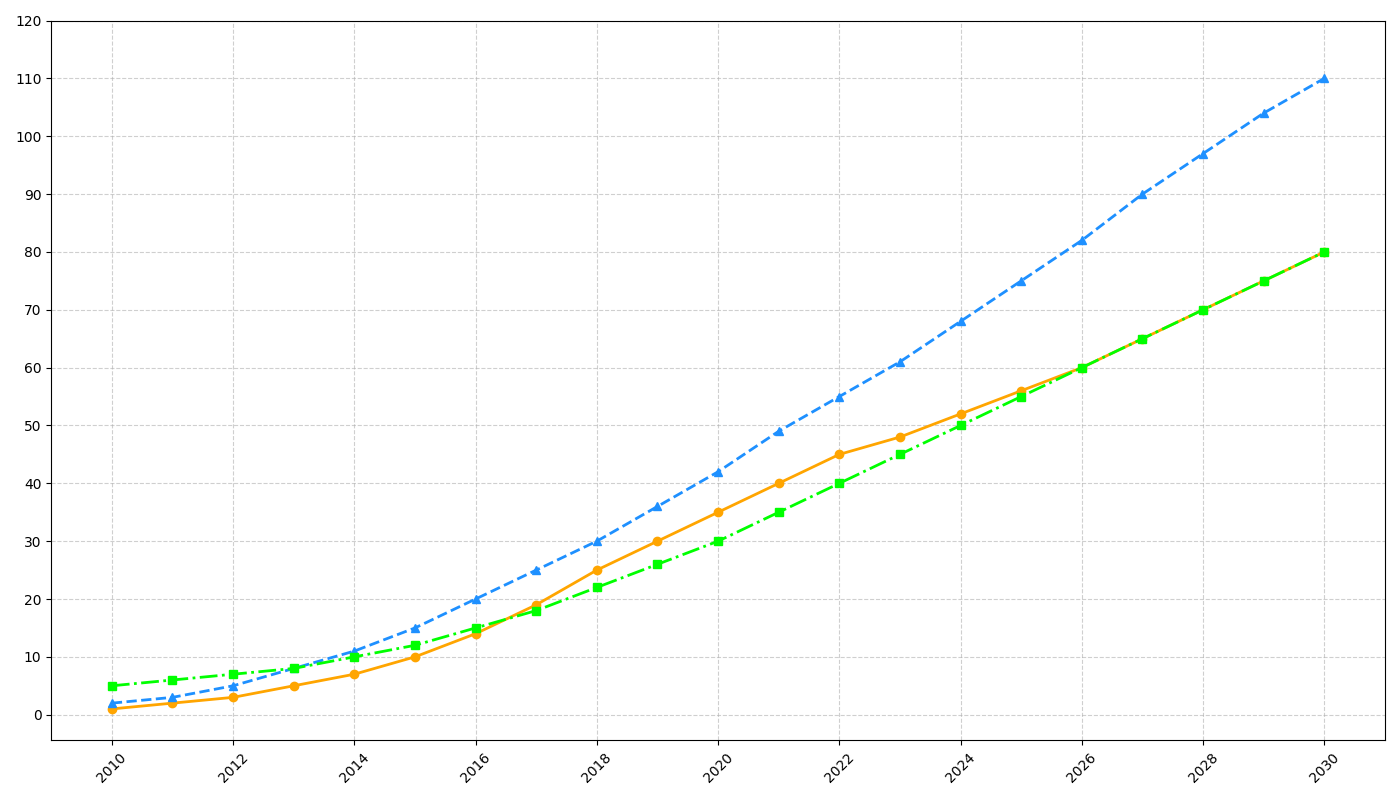

Recreate this plot in Python.
import matplotlib.pyplot as plt
import numpy as np

# Data Creation:
years = np.arange(2010, 2031)
solar_growth = [1, 2, 3, 5, 7, 10, 14, 19, 25, 30, 35, 40, 45, 48, 52, 56, 60, 65, 70, 75, 80]
wind_growth = [2, 3, 5, 8, 11, 15, 20, 25, 30, 36, 42, 49, 55, 61, 68, 75, 82, 90, 97, 104, 110]
hydro_growth = [5, 6, 7, 8, 10, 12, 15, 18, 22, 26, 30, 35, 40, 45, 50, 55, 60, 65, 70, 75, 80]

# Plotting:
plt.figure(figsize=(14, 8))

# Plot Solar Energy Growth
plt.plot(years, solar_growth, color='#FFA500', marker='o', linewidth=2, linestyle='-')

# Plot Wind Energy Growth
plt.plot(years, wind_growth, color='#1E90FF', marker='^', linewidth=2, linestyle='--')

# Plot Hydro Energy Growth
plt.plot(years, hydro_growth, color='#00FF00', marker='s', linewidth=2, linestyle='-.')

# Customize grid and ticks
plt.grid(True, linestyle='--', alpha=0.6)
plt.xticks(years[::2], rotation=45)
plt.yticks(np.arange(0, 121, 10))

# Adjust layout to avoid overlap
plt.tight_layout()

# Show plot
plt.show()
